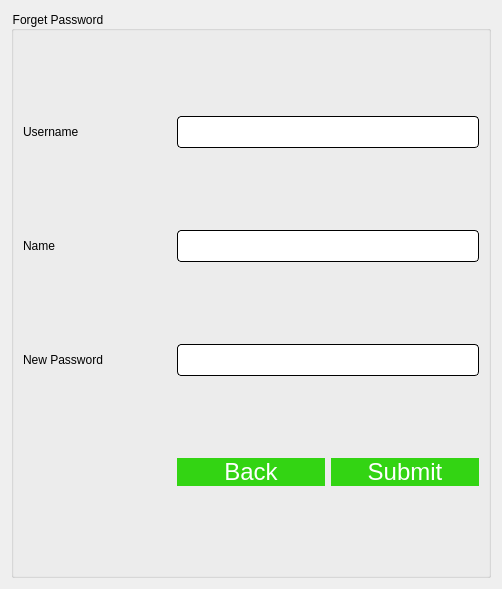
<?xml version="1.0" encoding="UTF-8"?>
<ui version="4.0">
 <class>newPasswd</class>
 <widget class="QDialog" name="newPasswd">
  <property name="geometry">
   <rect>
    <x>0</x>
    <y>0</y>
    <width>502</width>
    <height>589</height>
   </rect>
  </property>
  <property name="windowTitle">
   <string>Dialog</string>
  </property>
  <layout class="QVBoxLayout" name="verticalLayout">
   <item>
    <widget class="QGroupBox" name="groupBox">
     <property name="styleSheet">
      <string notr="true">font: 16pt &quot;Comic Sans MS&quot;;
border-color: rgb(196, 178, 255);
border-color: rgb(170, 0, 255);
color: rgb(0, 0, 0);</string>
     </property>
     <property name="title">
      <string>Forget Password</string>
     </property>
     <layout class="QGridLayout" name="gridLayout">
      <item row="0" column="1" colspan="2">
       <widget class="QLineEdit" name="username">
        <property name="styleSheet">
         <string notr="true">QLineEdit{
	background-color: rgb(255, 255, 255);
	 border: 1px  solid;
     border-radius: 4px;
	font: 24px
}</string>
        </property>
       </widget>
      </item>
      <item row="0" column="0">
       <widget class="QLabel" name="label">
        <property name="styleSheet">
         <string notr="true">font: 10pt &quot;Comic Sans MS&quot;;</string>
        </property>
        <property name="text">
         <string>Username</string>
        </property>
       </widget>
      </item>
      <item row="1" column="1" colspan="2">
       <widget class="QLineEdit" name="name">
        <property name="styleSheet">
         <string notr="true">QLineEdit{
	background-color: rgb(255, 255, 255);
	 border: 1px  solid;
     border-radius: 4px;
	font: 24px
}</string>
        </property>
       </widget>
      </item>
      <item row="2" column="0">
       <widget class="QLabel" name="label_2">
        <property name="styleSheet">
         <string notr="true">font: 10pt &quot;Comic Sans MS&quot;;</string>
        </property>
        <property name="text">
         <string>New Password</string>
        </property>
       </widget>
      </item>
      <item row="3" column="1">
       <widget class="QPushButton" name="backButton">
        <property name="styleSheet">
         <string notr="true">QPushButton{
border-radius:15px;
padding : 0 4px;
background: #33D413;
border -radius:10px;
color: rgb(255, 255, 255);
font: 24px
}
QPushButton:hover:!pressed

{
background:#4f85e2;
}
QToolButton
{

border-radius:10px;
bacground:red;
color:red;
}

QPushButton:pressed
{
              font-size: 19px;
              transition: 0.9s; 
}</string>
        </property>
        <property name="text">
         <string>Back</string>
        </property>
       </widget>
      </item>
      <item row="2" column="1" colspan="2">
       <widget class="QLineEdit" name="newpass">
        <property name="styleSheet">
         <string notr="true">QLineEdit{
	background-color: rgb(255, 255, 255);
	 border: 1px  solid;
     border-radius: 4px;
	font: 24px
}</string>
        </property>
        <property name="echoMode">
         <enum>QLineEdit::Password</enum>
        </property>
       </widget>
      </item>
      <item row="1" column="0">
       <widget class="QLabel" name="label_3">
        <property name="styleSheet">
         <string notr="true">font: 10pt &quot;Comic Sans MS&quot;;</string>
        </property>
        <property name="text">
         <string>Name</string>
        </property>
       </widget>
      </item>
      <item row="3" column="2">
       <widget class="QPushButton" name="submitButton">
        <property name="styleSheet">
         <string notr="true">QPushButton{
border-radius:15px;
padding : 0 4px;
background: #33D413;
border -radius:10px;
color: rgb(255, 255, 255);
font: 24px
}
QPushButton:hover:!pressed

{
background:#4f85e2;
}
QToolButton
{

border-radius:10px;
bacground:red;
color:red;
}

QPushButton:pressed
{
              font-size: 19px;
              transition: 0.9s; 
}</string>
        </property>
        <property name="text">
         <string>Submit</string>
        </property>
       </widget>
      </item>
     </layout>
    </widget>
   </item>
  </layout>
 </widget>
 <resources/>
 <connections/>
</ui>
